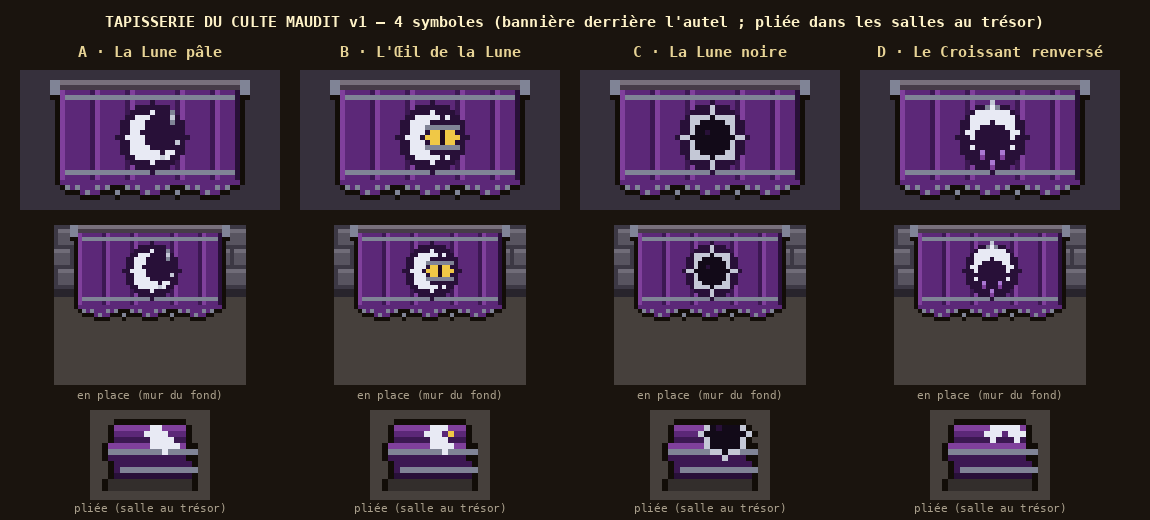

Python code for this plot:
"""Tapisserie du culte maudit v1 (Thomas, 2026-11-16 : « dans l'église, une tapisserie derrière le pupitre, avec le
pictogramme d'une religion maudite, genre violet avec une lune ; propose des options ; les mêmes draperies, pliées,
dans certaines salles de coffre »). PROPOSITION, rien en jeu.

Quatre symboles sur la même bannière violette (40 × 24, accrochée au mur du fond, derrière l'autel de 3 cases) :
  A  LA LUNE PÂLE      : un croissant d'argent et trois étoiles ;
  B  L'ŒIL DE LA LUNE  : un œil fendu, jaune, couché dans le croissant ;
  C  LA LUNE NOIRE     : une éclipse (disque noir cerclé d'argent) et huit rayons ;
  D  LE CROISSANT RENVERSÉ : cornes vers le bas, trois gouttes qui en tombent, une étoile à sept branches au-dessus.
Et pour chacun, la même draperie PLIÉE (16 × 12, posée au sol), un coin du symbole visible.

  python3 art/tapisserie_culte_v1.py   → art/tapisserie_culte_v1.png
"""
import os
import sys

import numpy as np

sys.path.insert(0, os.path.dirname(os.path.abspath(__file__)))
from PIL import Image, ImageDraw  # noqa: E402

from pix import font, up  # noqa: E402
from dortoir_v2 import Sprite, C  # noqa: E402

C.update({
    "vio": (92, 40, 120, 255), "vio_d": (60, 24, 82, 255), "vio_l": (128, 64, 156, 255), "vio_dd": (40, 16, 56, 255),
    "sil": (196, 200, 214, 255), "sil_d": (128, 132, 150, 255), "moon": (232, 234, 244, 255),
    "rod2": (70, 60, 72, 255), "rod2_l": (120, 112, 124, 255),
    "eye": (240, 200, 70, 255), "pupil": (30, 10, 30, 255), "black": (18, 10, 24, 255),
    "drop": (170, 120, 210, 255),
    "brick": (88, 84, 96), "brick_d": (60, 56, 68), "brick_l": (112, 108, 120), "floor": (70, 64, 60),
})

BW, BH = 40, 24
CX, CY = 20, 11  # centre du symbole


def disk(s, cx, cy, r, c, cut=None):
    """Disque plein (moins un disque `cut` = (dx, dy, r) pour un croissant)."""
    h, w = s.a.shape[:2]
    yy, xx = np.mgrid[0:h, 0:w]
    m = (xx - cx) ** 2 + (yy - cy) ** 2 <= r * r
    if cut:
        dx, dy, r2 = cut
        m &= (xx - cx - dx) ** 2 + (yy - cy - dy) ** 2 > r2 * r2
    s.a[m] = C[c]
    return s


def banner_base():
    s = Sprite(BW, BH)
    # Tringle de fer noirci, deux embouts.
    s.r(0, 0, BW, 2, "rod2").r(0, 0, BW, 1, "rod2_l").r(0, 0, 2, 3, "sil_d").r(BW - 2, 0, 2, 3, "sil_d")
    # Le tissu, un peu plus étroit, avec des plis verticaux.
    s.r(2, 2, BW - 4, 18, "vio")
    for x in (8, 15, 25, 32):
        s.r(x, 2, 1, 18, "vio_d")
        s.r(x + 1, 2, 1, 18, "vio_l")
    s.r(2, 2, 1, 18, "vio_l").r(BW - 3, 2, 1, 18, "vio_dd")
    # Galon d'argent terni, en haut et en bas.
    s.r(3, 3, BW - 6, 1, "sil_d").r(3, 18, BW - 6, 1, "sil_d")
    # Bas en pointes (trois languettes) et franges.
    for x0 in (2, 14, 26):
        for i in range(12):
            depth = 3 - abs(i - 5.5) // 2
            s.r(x0 + i, 20, 1, int(depth), "vio")
    for x in range(3, BW - 3, 2):
        s.p(x, 20 + (1 if (x // 2) % 3 else 2), "sil_d")
    # Le fond du médaillon, plus sombre, pour faire ressortir le symbole.
    disk(s, CX, CY, 7, "vio_dd")
    return s


def sym_pale(s, cx=CX, cy=CY, small=False):
    r = 3 if small else 5
    disk(s, cx, cy, r, "moon", cut=(2 if small else 2, -1, r - 1 if small else r - 1))
    if not small:
        for x, y in ((cx + 4, cy - 4), (cx + 5, cy + 1), (cx + 2, cy + 4)):
            s.p(x, y, "sil")
        s.p(cx + 4, cy - 5, "sil_d").p(cx + 4, cy - 3, "sil_d")
    return s


def sym_eye(s, cx=CX, cy=CY, small=False):
    r = 3 if small else 5
    disk(s, cx, cy, r, "moon", cut=(2, 0, r - 1))
    if not small:
        # L'œil couché dans le creux du croissant : amande jaune, pupille fendue.
        for i, h in enumerate((1, 3, 3, 3, 3, 3, 1)):
            s.r(cx - 1 + i, cy - h // 2, 1, h, "eye")
        s.r(cx + 2, cy - 1, 1, 3, "pupil")
        s.r(cx - 1, cy - 2, 7, 1, "sil_d").r(cx - 1, cy + 2, 7, 1, "sil_d")
    else:
        s.p(cx + 1, cy, "eye")
    return s


def sym_black(s, cx=CX, cy=CY, small=False):
    r = 3 if small else 4
    if not small:
        for dx, dy in ((0, -6), (0, 6), (-6, 0), (6, 0), (-4, -4), (4, -4), (-4, 4), (4, 4)):
            s.p(cx + dx, cy + dy, "sil")
            s.p(cx + int(dx * 0.85), cy + int(dy * 0.85), "sil_d")
    disk(s, cx, cy, r + 1, "sil")
    disk(s, cx, cy, r, "black")
    s.p(cx - 1, cy - 1, "vio_dd")
    return s


def sym_reversed(s, cx=CX, cy=CY, small=False):
    r = 3 if small else 5
    # Croissant cornes en bas : le disque évidé par le bas.
    disk(s, cx, cy - (0 if small else 1), r, "moon", cut=(0, 2, r - 1))
    if not small:
        # Étoile à sept branches, au-dessus.
        s.p(cx, cy - 7, "sil").p(cx - 1, cy - 6, "sil_d").p(cx + 1, cy - 6, "sil_d").p(cx, cy - 6, "moon")
        # Trois gouttes qui tombent entre les cornes.
        for x, y in ((cx - 2, cy + 3), (cx, cy + 5), (cx + 2, cy + 3)):
            s.p(x, y, "drop").p(x, y + 1, "vio_l")
    return s


SYMBOLS = [
    ("A", "La Lune pâle", sym_pale),
    ("B", "L'Œil de la Lune", sym_eye),
    ("C", "La Lune noire", sym_black),
    ("D", "Le Croissant renversé", sym_reversed),
]


def banner(sym):
    s = banner_base()
    sym(s)
    return s.done()


def folded(sym):
    """La draperie pliée, posée au sol (16 × 12) : trois épaisseurs, le galon, un coin du symbole."""
    s = Sprite(16, 12)
    s.r(1, 10, 14, 2, (0, 0, 0, 70))  # ombre
    # Trois épaisseurs, la plus basse un peu décalée.
    s.r(2, 7, 13, 3, "vio_d").r(2, 9, 13, 1, "vio_dd").r(3, 8, 11, 1, "sil_d")
    s.r(1, 4, 13, 3, "vio").r(1, 6, 13, 1, "vio_d").r(1, 4, 13, 1, "vio_l")
    s.r(2, 1, 12, 3, "vio").r(2, 1, 12, 1, "vio_l").r(2, 3, 12, 1, "vio_d")
    # Le galon d'argent sur la tranche, les franges qui dépassent.
    s.r(1, 5, 13, 1, "sil_d")
    for x in (14, 15):
        s.p(x, 5, "sil_d").p(x, 8, "sil_d")
    # Un morceau du symbole sur le dessus.
    sym(s, cx=10, cy=2, small=True)
    s.r(0, 0, 16, 1, (0, 0, 0, 0))  # rien ne dépasse au-dessus du pli
    return s.done()


def wall_strip(w_cells=3):
    """Un bout de mur du fond (briques) et une rangée de sol, pour voir la bannière en place."""
    W = w_cells * 16
    im = Image.new("RGBA", (W, 40), C["floor"] + (255,))
    d = ImageDraw.Draw(im)
    d.rectangle((0, 0, W - 1, 15), fill=C["brick_d"] + (255,))
    for row in range(3):
        y = 1 + row * 5
        off = (row % 2) * 4
        for x in range(-off, W, 8):
            d.rectangle((x + 1, y, x + 7, y + 3), fill=C["brick"] + (255,))
            d.line((x + 1, y, x + 7, y), fill=C["brick_l"] + (255,))
    d.rectangle((0, 16, W - 1, 17), fill=(40, 36, 44, 255))
    return im


def main():
    S = 5
    col = 280
    W = 30 + col * len(SYMBOLS)
    H = 520
    sheet = Image.new("RGB", (W, H), (26, 20, 14))
    d = ImageDraw.Draw(sheet)
    d.text((W // 2, 22), "TAPISSERIE DU CULTE MAUDIT v1 — 4 symboles (bannière derrière l'autel ; pliée dans les salles au trésor)",
           fill=(255, 243, 200), font=font(15), anchor="mm")
    for i, (key, name, sym) in enumerate(SYMBOLS):
        x0 = 20 + i * col
        d.text((x0 + col // 2 - 10, 52), f"{key} · {name}", fill=(232, 212, 150), font=font(15), anchor="mm")
        # La bannière seule, agrandie.
        b = up(banner(sym).img(), S)
        bg = Image.new("RGB", (col - 20, 140), (54, 48, 60))
        bg.paste(b, ((bg.width - b.width) // 2, 10), b)
        sheet.paste(bg, (x0, 70))
        # En place : sur le mur du fond, 3 cases.
        strip = wall_strip()
        banner_img = banner(sym).img()
        strip.alpha_composite(banner_img, (4, 0))
        st = up(strip, 4)
        sheet.paste(st, (x0 + (col - 20 - st.width) // 2, 225), st)
        d.text((x0 + col // 2 - 10, 395), "en place (mur du fond)", fill=(170, 160, 140), font=font(11, False), anchor="mm")
        # Pliée, au sol.
        f = up(folded(sym).img(), 6)
        fg = Image.new("RGB", (120, 90), (70, 64, 60))
        fg.paste(f, ((120 - f.width) // 2, (90 - f.height) // 2), f)
        sheet.paste(fg, (x0 + (col - 20 - 120) // 2, 410))
        d.text((x0 + col // 2 - 10, 508), "pliée (salle au trésor)", fill=(170, 160, 140), font=font(11, False), anchor="mm")
    out = os.path.join(os.path.dirname(os.path.abspath(__file__)), "tapisserie_culte_v1.png")
    sheet.save(out)
    print("art/tapisserie_culte_v1.png", sheet.size)


if __name__ == "__main__":
    main()
